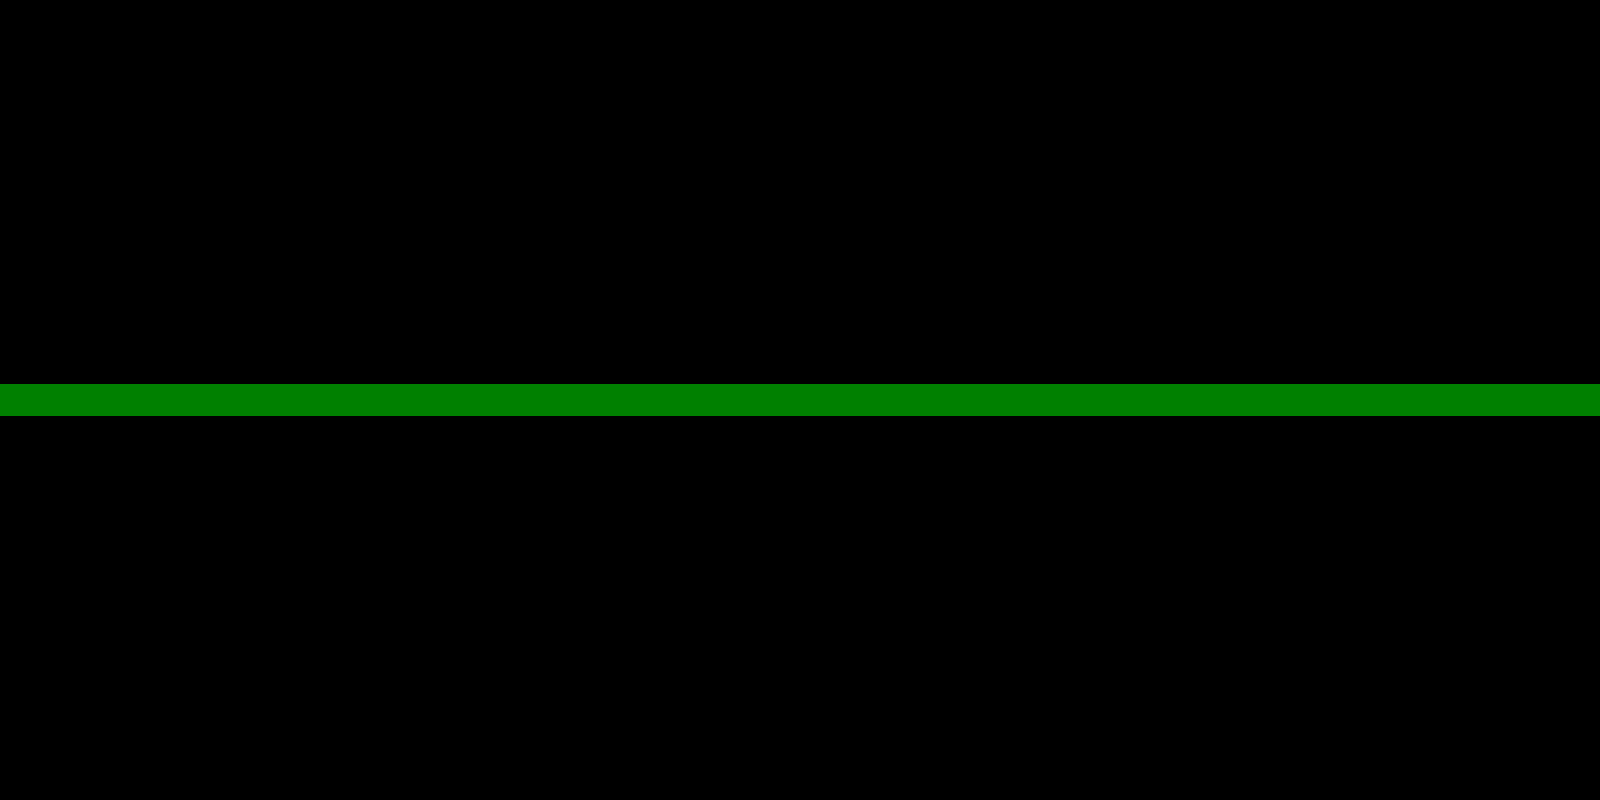

A level layout from a 2D game, rendered from its tile map. Below: a short description, then the map file with tile-grid data replaced by summaries:
An orthogonal 50x25 tile map with 32x32 px tiles, 6 tile layers (whiteStones, blackStones, whiteSpikes, blackSpikes, ...) and 1 object.

<map version="1.0" orientation="orthogonal" width="50" height="25" tilewidth="32" tileheight="32">
 <tileset firstgid="1" name="tileset" tilewidth="32" tileheight="32">
  <image source="tileset.png" width="640" height="640" />
 </tileset>
 <layer name="whiteStones" width="50" height="25">
  <data>[1250 cells, 0 non-empty, 0 distinct tile ids]</data>
 </layer>
 <layer name="blackStones" width="50" height="25">
  <data>[1250 cells, 0 non-empty, 0 distinct tile ids]</data>
 </layer>
 <layer name="whiteSpikes" width="50" height="25">
  <data>[1250 cells, 0 non-empty, 0 distinct tile ids]</data>
 </layer>
 <layer name="blackSpikes" width="50" height="25">
  <data>[1250 cells, 0 non-empty, 0 distinct tile ids]</data>
 </layer>
 <layer name="crystals" width="50" height="25">
  <data>[1250 cells, 0 non-empty, 0 distinct tile ids]</data>
 </layer>
 <layer name="split" width="50" height="25">
  <data>[1250 cells, 50 non-empty, 1 distinct tile ids]</data>
 </layer>
 <objectgroup name="player" width="50" height="25">
  <object x="16" y="177">
   <ellipse />
  </object>
 </objectgroup>
</map>
